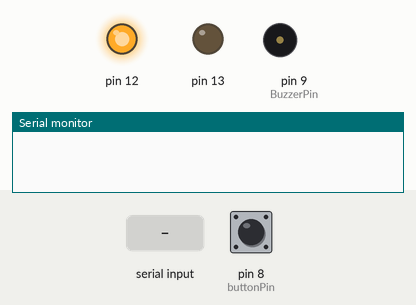
A sketch run on a simulated Arduino Uno, built with avr-gcc and run on an emulated ATmega328P. Shown: output pins drawn as LEDs (lit = HIGH), buzzer (waves = sounding), the last lines printed to the serial monitor. The inputs (shaded band) are chosen by the test bench; at power-on: pin 8 (buttonPin) LOW.

Above: at 1.2 s.
1.3 s: "H" received over Serial
At 1.66 s:
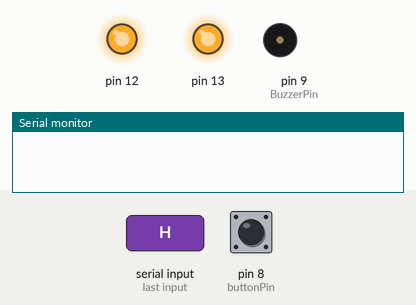
At 3.94 s:
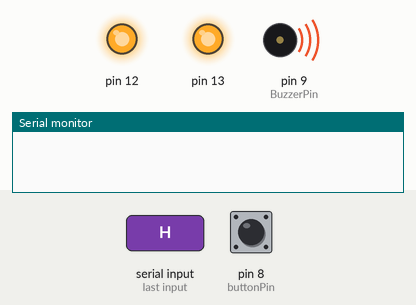
4.3 s: pin 8 (buttonPin) pulled HIGH for 1 s
At 5.8 s:
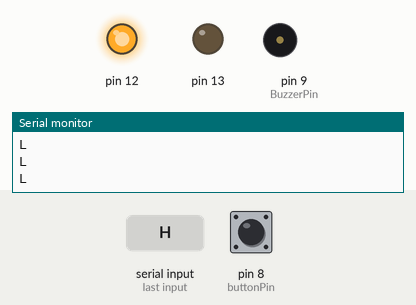
Timing chart, 0 to 7.3 s (numbered marks = the images above; inputs shaded):
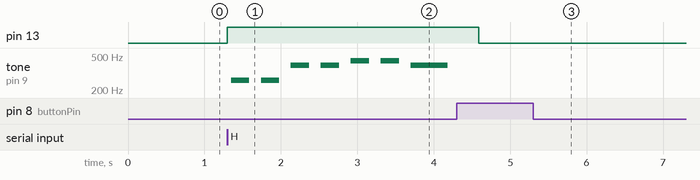

The sketch:

Xbee_receive.ino
```cpp
/*
  Class: Network Everthing
  Project: Missing stuff finder(Final)
  @author: Xincheng Huang(Peter), and Yaming Xu(Diana)
  This part of the code is for the stuff tracker running on Xbees.
  Each Xbee has a uique id(set to 0 in this one), used for encode
  and decode, thus building the one to many communication.
  The code also implements functions for music.
  The code is based on state-machine algorithm, which Diana shows
  a lot of hatred, LOL
*/

const int BuzzerPin = 9;
const int buttonPin = 8;

//UNO   CODE
// 32    0
// 58    1
const int self_code = 0;
//The self_code : 0, 1, 2
char incoming_command = '0';
char outgoing_command;

const int M_SILENCE = 0;
const int M_ALARMING = 1;

int STATE = M_SILENCE;

char notes[] = "CCGGAAG FFEEDDC GGFFEED GGFFEED CCGGAAG FFEEDDC ";
int beats[] = {8, 8, 8, 8, 8, 8, 16, 1, 8, 8, 8, 8, 8, 8, 16, 1,
               8, 8, 8, 8, 8, 8, 16, 1, 8, 8, 8, 8, 8, 8, 16, 1,
               8, 8, 8, 8, 8, 8, 16, 1, 8, 8, 8, 8, 8, 8, 16, 1
              };

int notesLength = 48; // the number of notes
int tempo = 150;

void setup() {
  Serial.begin(9600);
  pinMode(BuzzerPin, OUTPUT);
  pinMode(13, OUTPUT);
  //The button which turns the alarm off
  pinMode(buttonPin, INPUT);
  pinMode(12, OUTPUT);
  digitalWrite(12, HIGH);
}

void loop() {
  if (Serial.available() > 0) {
    incoming_command = Serial.read() - self_code;
  } else {
    incoming_command = '0';
  }

  if (STATE == M_SILENCE) {
    if (incoming_command == 'H') {
      digitalWrite(13, HIGH);
      digitalWrite(BuzzerPin, HIGH);
      STATE = M_ALARMING;
    }
  }

  if (STATE == M_ALARMING) {
    alarm();
  }
}

void alarm() {
  for (int i = 0; i < notesLength; i++) {
    while (Serial.available() > 0) {
      incoming_command = Serial.read();
      if (incoming_command == 'Z'){
          break;
      }
    }
    if (digitalRead(buttonPin) == HIGH) {
      digitalWrite(BuzzerPin, LOW);
      digitalWrite(13, LOW);
      int counter = 100;
      while (counter > 0) {
        counter--;
        outgoing_command = self_code + 'L';
        Serial.println(outgoing_command);
        delay(10);
      }
      STATE = M_SILENCE;
      break;
    }
    if (incoming_command == 'Z') {
      digitalWrite(BuzzerPin, LOW);
      digitalWrite(13, LOW);
      STATE = M_SILENCE;
      break;
    }
    if (notes[i] == ' ') {
      delay(beats[i] * tempo); // rest
    } else {
      playNote(notes[i], beats[i] * tempo);
    }
    delay(tempo);
  }
}

void playNote(char note, int duration) {
  char names[] = {'C', 'D', 'E', 'F', 'G', 'A', 'B',
                  'c', 'd', 'e', 'f', 'g', 'a', 'b',
                  'x', 'y'
                 };

  int tones[] = { 1915, 1700, 1519, 1432, 1275, 1136, 1014,
                  956,  834,  765,  593,  468,  346,  224,
                  655 , 715
                };
  int SPEE = 5;
  // play the tone corresponding to the note name
  for (int i = 0; i < 17; i++) {
    if (names[i] == note) {
      int newduration = duration / SPEE;
      playTone(tones[i], newduration);
    }
  }
}


void playTone(int tone, int duration) {
  for (long i = 0; i < duration * 1000L; i += tone * 2) {
    digitalWrite(BuzzerPin, HIGH);
    delayMicroseconds(tone);
    digitalWrite(BuzzerPin, LOW);
    delayMicroseconds(tone);
  }
}
```

Measured:
- after the input at 1.3 s, pin 13: LOW → HIGH at once; tone on pin 9 (BuzzerPin): plays 260 Hz for 0.24 s, 260 Hz for 0.24 s, 391 Hz for 0.24 s, 391 Hz for 0.24 s, 438 Hz for 0.24 s, 438 Hz for 0.24 s … (7 notes in this stretch), starting after 0.05 s
- after the input at 4.3 s, pin 13: HIGH → LOW after 0.29 s; tone on pin 9 (BuzzerPin): stops changing and stays silent
